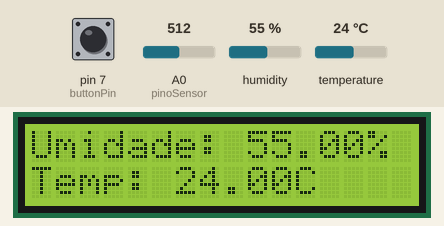
The sketch below on a simulated Arduino Uno, built with avr-gcc and run on an emulated ATmega328P. Shown: 16×2 character LCD. The test bench sets the inputs (shaded band); at power-on: pin 7 (buttonPin) HIGH, A0 (pinoSensor) = 512, humidity 55 %, temperature 24 °C. What the sketch prints to the serial monitor is not drawn.

Above: at 1.2 s.
1.3 s: pin 7 (buttonPin) pulled LOW for 0.6 s
At 2.1 s:
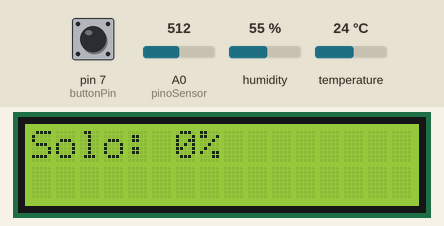
3.4 s: A0 (pinoSensor) set to 306
At 4.9 s:
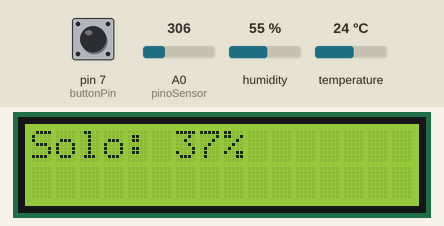
5.2 s: A0 (pinoSensor) set to 122
At 5.7 s:
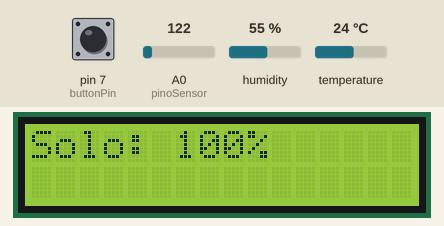
6.7 s: pin 7 (buttonPin) pulled LOW for 1 s
At 8.3 s:
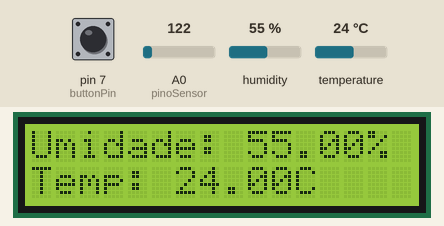
9.2 s: humidity set to 22 %
At 11.6 s:
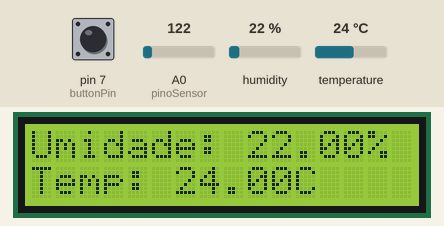
11.9 s: temperature set to 0 °C
At 13.4 s:
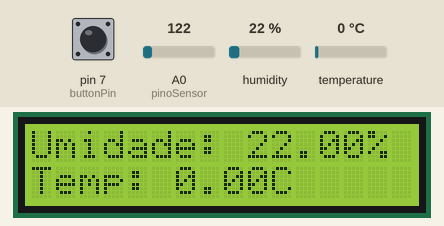
Timing chart, 0 to 14.9 s (numbered marks = the images above; inputs shaded):
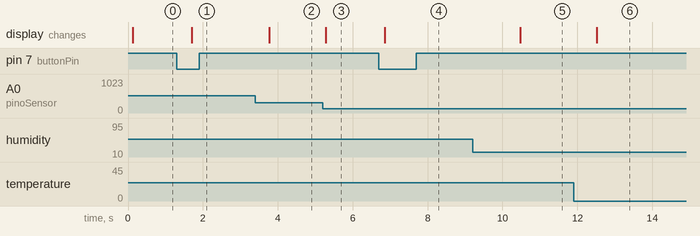

The sketch:

DHT22_Higrometro_LCD.ino
```cpp
#include <LiquidCrystal.h>
#include <DHT.h>

#define DHTPIN 13
#define DHTTYPE DHT22

DHT dht(DHTPIN, DHTTYPE);

int pinoSensor = A0;
int analogSoloSeco = 400;
int analogSoloMolhado = 150;
int percSoloSeco = 0;
int percSoloMolhado = 100;

LiquidCrystal lcd(12, 11, 5, 4, 3, 2);

const int buttonPin = 7;
int buttonState = 0;
int lastButtonState = 0;
int displayState = 0;

void setup() {
  Serial.begin(9600);
  dht.begin();
  lcd.begin(16, 2);
  pinMode(buttonPin, INPUT_PULLUP);
}

void loop() {
  buttonState = digitalRead(buttonPin);
  if (buttonState != lastButtonState) {
    if (buttonState == LOW) {
      displayState++;
      if (displayState > 1) {
        displayState = 0;
      }
    }
    delay(50);
  }
  lastButtonState = buttonState;

  float humidity = dht.readHumidity();
  float temperature = dht.readTemperature();
  int leituraSensor = analogRead(pinoSensor);
  int percentualUmidade = constrain(map(leituraSensor, analogSoloSeco, analogSoloMolhado, percSoloSeco, percSoloMolhado), percSoloSeco, 100);

  if (displayState == 0) {
    Serial.print("Umidade do ar: ");
    Serial.print(humidity);
    Serial.print("%  Temperatura: ");
    Serial.print(temperature);
    Serial.println("C");

    lcd.clear();
    lcd.setCursor(0, 0);
    lcd.print("Umidade: ");
    lcd.print(abs(humidity));
    lcd.print("%");
    lcd.setCursor(0, 1);
    lcd.print("Temp: ");
    lcd.print(abs(temperature));
    lcd.print("C");
  }
  else {
    Serial.print("Umidade do solo: ");
    Serial.print(percentualUmidade);
    Serial.println("%");

    lcd.clear();
    lcd.setCursor(0, 0);
    lcd.print("Solo: ");
    lcd.print(abs(percentualUmidade));
    lcd.print("%");
  }
  delay(500);
}
```

Measured:
- after the input at 1.3 s, the display: changes after 0.40 s (image 1)
- after the input at 3.4 s, the display: changes after 0.37 s (image 2)
- after the input at 5.2 s, the display: changes after 0.09 s (image 3)
- after the input at 6.7 s, the display: changes after 0.16 s (image 4)
- after the input at 9.2 s, the display: changes after 1.3 s (image 5)
- after the input at 11.9 s, the display: changes after 0.61 s (image 6)
